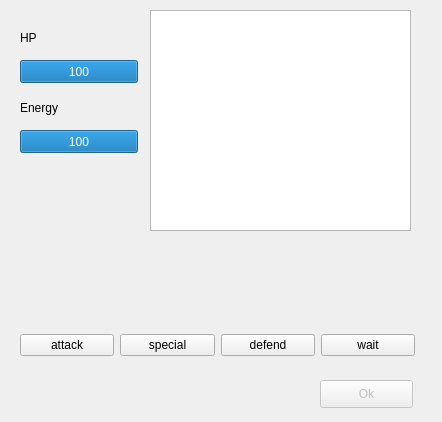
<?xml version="1.0" encoding="UTF-8"?>
<ui version="4.0">
 <class>FightWindow</class>
 <widget class="QWidget" name="FightWindow">
  <property name="geometry">
   <rect>
    <x>0</x>
    <y>0</y>
    <width>442</width>
    <height>422</height>
   </rect>
  </property>
  <property name="windowTitle">
   <string>Form</string>
  </property>
  <widget class="QGraphicsView" name="graphicsView">
   <property name="geometry">
    <rect>
     <x>150</x>
     <y>10</y>
     <width>261</width>
     <height>221</height>
    </rect>
   </property>
  </widget>
  <widget class="QProgressBar" name="hpBar">
   <property name="geometry">
    <rect>
     <x>20</x>
     <y>60</y>
     <width>118</width>
     <height>23</height>
    </rect>
   </property>
   <property name="value">
    <number>100</number>
   </property>
   <property name="format">
    <string>%p</string>
   </property>
  </widget>
  <widget class="QLabel" name="label">
   <property name="geometry">
    <rect>
     <x>20</x>
     <y>30</y>
     <width>31</width>
     <height>16</height>
    </rect>
   </property>
   <property name="text">
    <string>HP</string>
   </property>
  </widget>
  <widget class="QLabel" name="messageBox">
   <property name="geometry">
    <rect>
     <x>20</x>
     <y>250</y>
     <width>391</width>
     <height>51</height>
    </rect>
   </property>
   <property name="text">
    <string/>
   </property>
   <property name="alignment">
    <set>Qt::AlignCenter</set>
   </property>
  </widget>
  <widget class="QLabel" name="label_3">
   <property name="geometry">
    <rect>
     <x>20</x>
     <y>100</y>
     <width>51</width>
     <height>16</height>
    </rect>
   </property>
   <property name="text">
    <string>Energy</string>
   </property>
  </widget>
  <widget class="QProgressBar" name="energyBar">
   <property name="geometry">
    <rect>
     <x>20</x>
     <y>130</y>
     <width>118</width>
     <height>23</height>
    </rect>
   </property>
   <property name="value">
    <number>100</number>
   </property>
   <property name="format">
    <string>%p</string>
   </property>
  </widget>
  <widget class="QPushButton" name="okButton">
   <property name="enabled">
    <bool>false</bool>
   </property>
   <property name="geometry">
    <rect>
     <x>320</x>
     <y>380</y>
     <width>93</width>
     <height>28</height>
    </rect>
   </property>
   <property name="text">
    <string>Ok</string>
   </property>
  </widget>
  <widget class="QWidget" name="">
   <property name="geometry">
    <rect>
     <x>20</x>
     <y>330</y>
     <width>395</width>
     <height>30</height>
    </rect>
   </property>
   <layout class="QHBoxLayout" name="horizontalLayout">
    <item>
     <widget class="QPushButton" name="attackButton">
      <property name="text">
       <string>attack</string>
      </property>
     </widget>
    </item>
    <item>
     <widget class="QPushButton" name="specialButton">
      <property name="text">
       <string>special</string>
      </property>
     </widget>
    </item>
    <item>
     <widget class="QPushButton" name="defendButton">
      <property name="text">
       <string>defend</string>
      </property>
     </widget>
    </item>
    <item>
     <widget class="QPushButton" name="waitButton">
      <property name="text">
       <string>wait</string>
      </property>
     </widget>
    </item>
   </layout>
  </widget>
 </widget>
 <resources/>
 <connections/>
</ui>
